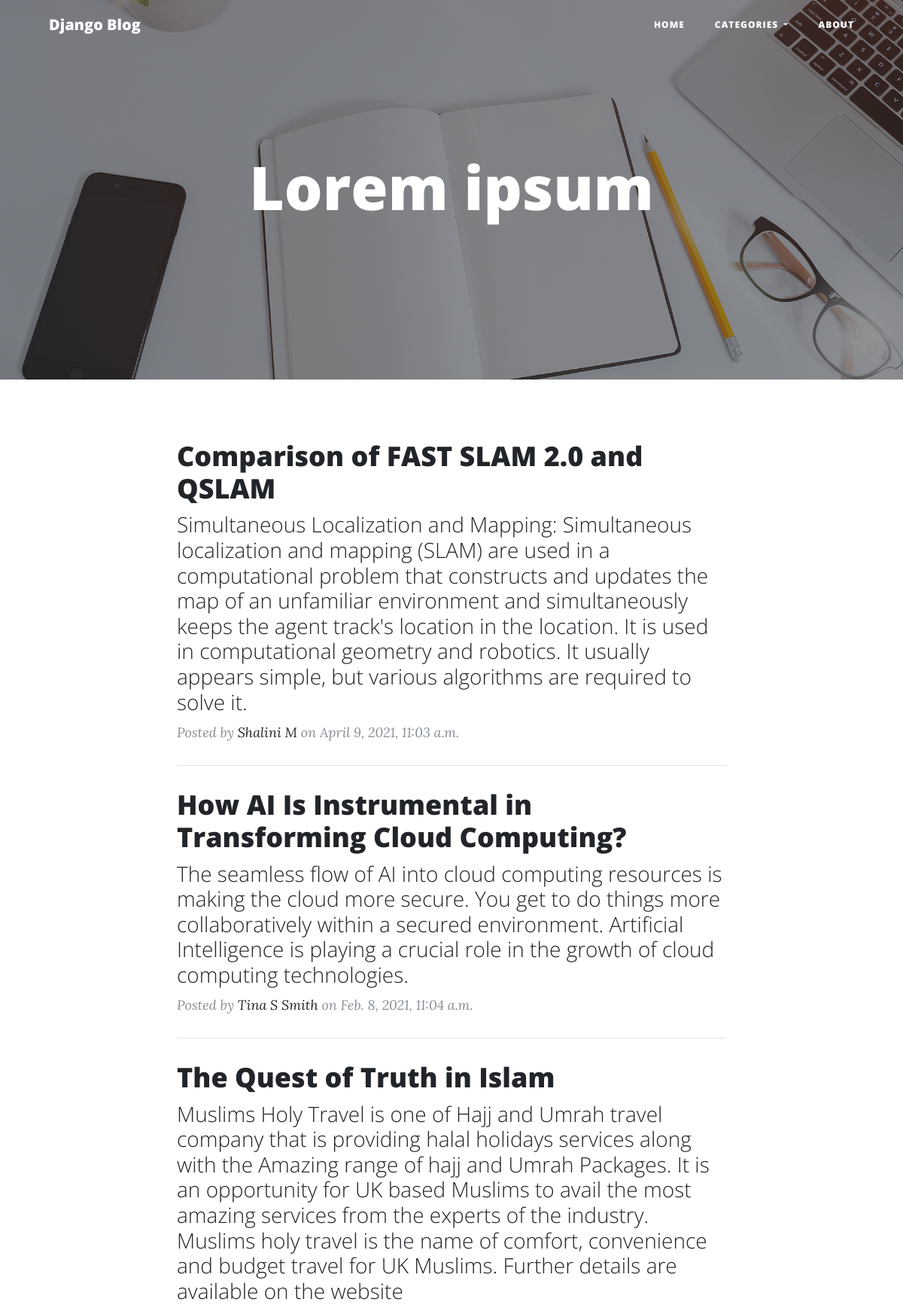
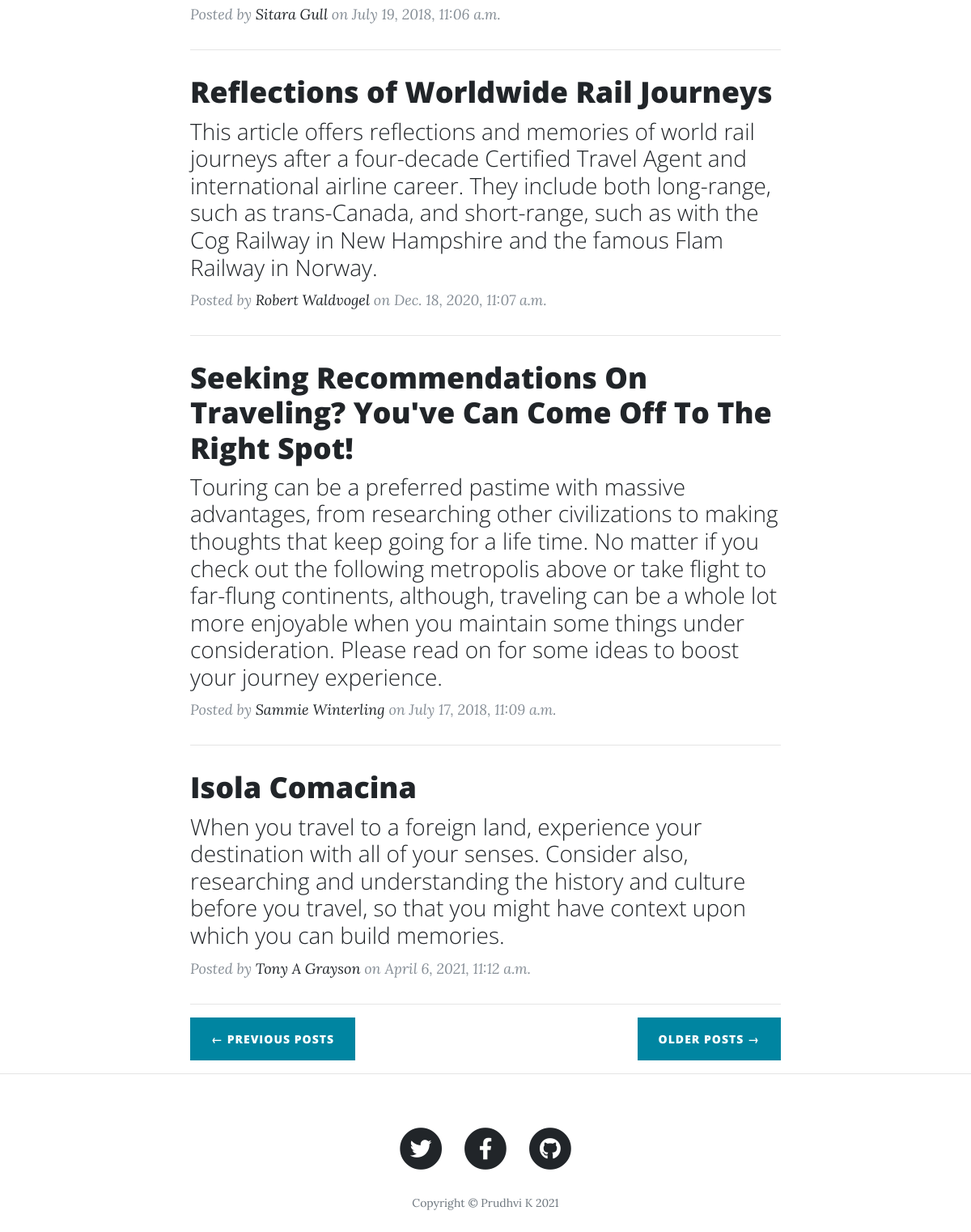
/?page=4, run on the app's committed database (2 pictures, top to bottom).
### blog/models.py (models this page shows)
class Post(models.Model):
    category = models.ForeignKey(Categorie, verbose_name="category",on_delete=models.CASCADE)
    title = models.CharField(max_length=255)
    sub_title = models.TextField()
    body    = models.TextField()
    author    = models.CharField(max_length=255)
    post_date    = models.DateTimeField()

### blog/views.py (the view)
# urls.py: path('',views.home,name='home'),
def home(request):
    post_list = Post.objects.all()
    page = request.GET.get('page', 1)
    paginator = Paginator(post_list, 6)
    try:
        posts = paginator.page(page)
    except PageNotAnInteger:
        posts = paginator.page(1)
    except EmptyPage:
        posts = paginator.page(paginator.num_pages)
    return render(request, 'blog/home.html', { 'posts': posts })

### blog/templates/blog/home.html
{%extends 'base.html' %}
{%block content %}
<div class="container">
    <div class="row">
      <div class="col-lg-8 col-md-10 mx-auto">
        {%for post in posts%}
        <div class="post-preview">
          <a href="/{{post.id}}">
            <h2 class="post-title">
              {{post.title}}
            </h2>
            <h3 class="post-subtitle">
              {{post.sub_title}}
            </h3>
          </a>
          <p class="post-meta">Posted by
            <a href="#">{{post.author}}</a>
            on {{post.post_date}}</p>
        </div>
        <hr>
        {%endfor%}
        <div class="clearfix">
          {% if posts.has_previous %}
          <a class="btn btn-primary float-left" href="?page={{ posts.previous_page_number }}">&larr; Previous Posts</a>
          {%endif%}
          {% if posts.has_next %}
          <a class="btn btn-primary float-right" href="?page={{ posts.next_page_number }}">Older Posts &rarr;</a>
          {%endif%}
        </div>
      </div>
    </div>
  </div>
  <hr>
  {%endblock%}

### data on the page
Post: title "Comparison of FAST SLAM 2.0 and QSLAM", sub_title "Simultaneous Localization and Mapping: Simultaneous localization and mapping (SLAM) are used in a computational problem that constructs and updates the map of an unfamiliar environment and simultaneously keeps the agent track's location in the location. It is used in computational geometry and robotics. It usually appears simple, but various algorithms are required to solve it.", author "Shalini M", post_date "April 9, 2021, 11:03 a.m."
Post: title "How AI Is Instrumental in Transforming Cloud Computing?", sub_title "The seamless flow of AI into cloud computing resources is making the cloud more secure. You get to do things more collaboratively within a secured environment. Artificial Intelligence is playing a crucial role in the growth of cloud computing technologies.", author "Tina S Smith", post_date "Feb. 8, 2021, 11:04 a.m."
Post: title "The Quest of Truth in Islam", sub_title "Muslims Holy Travel is one of Hajj and Umrah travel company that is providing halal holidays services along with the Amazing range of hajj and Umrah Packages. It is an opportunity for UK based Muslims to avail the most amazing services from the experts of the industry. Muslims holy travel is the name of comfort, convenience and budget travel for UK Muslims. Further details are available on the website", author "Sitara Gull", post_date "July 19, 2018, 11:06 a.m."
Post: title "Reflections of Worldwide Rail Journeys", sub_title "This article offers reflections and memories of world rail journeys after a four-decade Certified Travel Agent and international airline career. They include both long-range, such as trans-Canada, and short-range, such as with the Cog Railway in New Hampshire and the famous Flam Railway in Norway.", author "Robert Waldvogel", post_date "Dec. 18, 2020, 11:07 a.m."
Post: title "Seeking Recommendations On Traveling? You've Can Come Off To The Right Spot!", sub_title "Touring can be a preferred pastime with massive advantages, from researching other civilizations to making thoughts that keep going for a life time. No matter if you check out the following metropolis above or take flight to far-flung continents, although, traveling can be a whole lot more enjoyable when you maintain some things under consideration. Please read on for some ideas to boost your journey experience.", author "Sammie Winterling", post_date "July 17, 2018, 11:09 a.m."
Post: title "Isola Comacina", sub_title "When you travel to a foreign land, experience your destination with all of your senses. Consider also, researching and understanding the history and culture before you travel, so that you might have context upon which you can build memories.", author "Tony A Grayson", post_date "April 6, 2021, 11:12 a.m."
